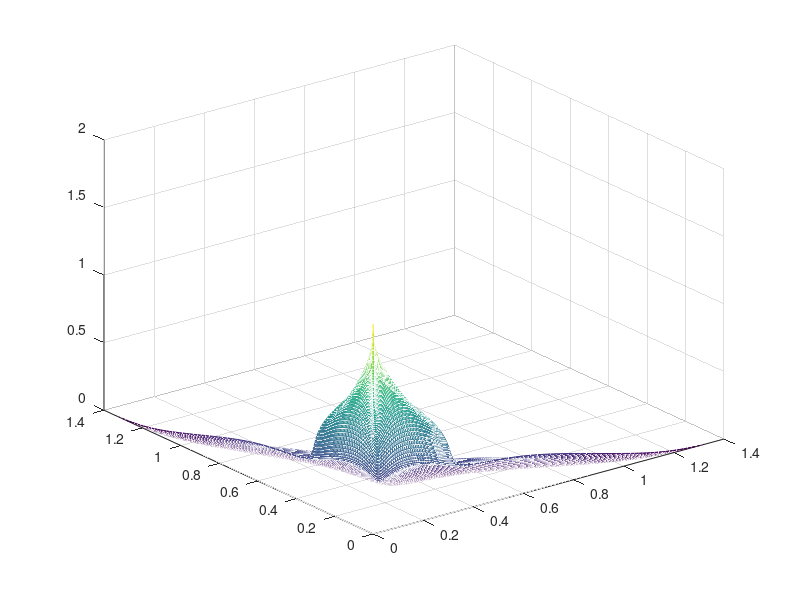

Reproduce this figure in MATLAB. (Note: this script raises an error after producing the figure.)
x=[0:0.01:1];
y=[0:0.01:1];
[u,v]=meshgrid(x,y);
A=2;
B=1;
S=2;
m1 = 2 - exp(cos(A.*power(u, B).*pi)+0.5.*(cos(A.*power(u, B).*pi)-0.5).^4)./(power(2, S).* A);
m2 = 2 - exp(cos(A.*power(v, B).*pi)+0.5.*(cos(A.*power(v, B).*pi)-0.5).^4)./(power(2, S).* A);
ma=(m1.*m2)./2;
m= ma;
f1=m.*(1-cos(u.*pi./2)).*(1-cos(v.*pi./2));
f2=m.*(1-cos(u.*pi./2)).*(1-sin(v.*pi./2));
f3=m.*(1-sin(u.*pi./2));
mesh(f1,f2,f3);
alpha(0);
hold on;
data = load('C:\Users\lurso\Desktop\PlatEMO\PlatEMO v1.5 (2017-12)\Problems\XPMOP\trueKnee\PMOP9-3.mat');
A = data.Objs;
f1=A(:,1);
f2=A(:,2);
f3=A(:,3);
plot3(f1,f2,f3,'MarkerSize',12, 'Marker','p','LineStyle','none','LineWidth',1, 'Color',[1 0 0]);
hold on;
% A = load('C:\Users\lurso\Desktop\Angle-dominance\exp\with_linkage\ExpKnee\KDMOEA+\PMOP9-3\2.txt');
% A = load('C:\Users\lurso\Desktop\Angle-dominance\exp\with_linkage\ExpKnee\NSGA2+Dis\PMOP9-3\17.txt');
% A = load('C:\Users\lurso\Desktop\Angle-dominance\exp\with_linkage\ExpKnee\NSGA2+EMU\PMOP9-3\2.txt');
% A = load('C:\Users\lurso\Desktop\Angle-dominance\exp\with_linkage\ExpKnee\NSGA2+WD\PMOP9-3\2.txt');
% A = load('C:\Users\lurso\Desktop\Angle-dominance\exp\with_linkage\ExpKnee\RVEA+Dis\PMOP9-3\19.txt');
% A = load('C:\Users\lurso\Desktop\Angle-dominance\exp\with_linkage\ExpKnee\RVEA+EMU\PMOP9-3\8.txt');
A = load('C:\Users\lurso\Desktop\Angle-dominance\exp\with_linkage\ExpKnee\RVEA+WD\PMOP9-3\1.txt');

f1=A(:,1);
f2=A(:,2);
f3=A(:,3);
plot3(f1,f2,f3,'MarkerSize',8, 'Marker','o','LineStyle','none','LineWidth',1, 'Color',[0 0 1]);
view(59,48);
legend('PoF','Knee point','Solution','Location','northeast');
xlabel('$\it{f_1}$','Interpreter','latex','FontName','Arial Italic');
ylabel('$\it{f_2}$','Interpreter','latex','FontName','Arial Italic');
zlabel('$\it{f_3}$','Interpreter','latex','FontName','Arial Italic');
set(gca,'FontSize',20);